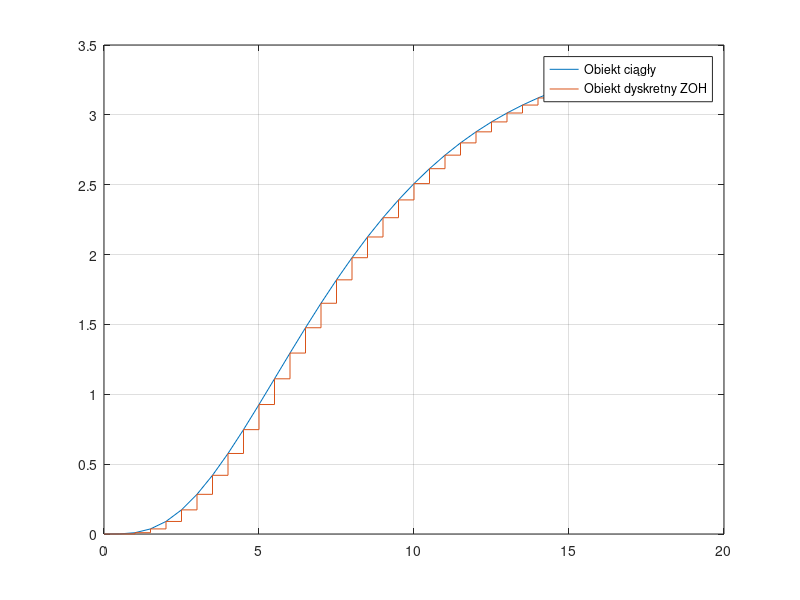

MATLAB code to generate this figure:
clear; close all; clc; %czyszczenie workspace

% Stałe.
k = 3.5; % Wzmocnienie układu inercyjnego.
T = 3.5; % Stała czasowa.
T1 = 1.5; % Stała czasowa.
T2 = 2.5; % Stała czasowa.
T0 = 0.7; % Opóźnienie.
zeta = 0.35; % Współczynnik tłumienia.

% Czas.
Ts = 0.5; % Czas próbkowania.
t = 0:Ts:15; % zakres zmiennej czasu

% Stwórz obiekt inercyjny.
s = tf('s'); % Definicja operatora Laplace'a.
Iner = k / ((1 + s*T) * (1 + s*T1) * (1 + s*T2) * (1 + s*T0)); % Obiekt inercyjny III rzędu.

% Charakterystyka skokowa, wykres ciągły.
fig1 = figure(1); % Otwarcie okna graficznego o numerze 1/
[Yc, time] = step(Iner, t); % Odpowiedź układu na wymuszenie skokowe.
plot(t, Yc); % Graficzna charakterystyka odpowiedzi członu ciągłego na wymuszenie skokowe.
hold all; % Zablokowanie okna graficznego.

[A, B, C, D] = tf2ss(Iner.num{1}, Iner.den{1}); % Przejście z transfer function do space state.
P = expm(Ts * A);
I = eye(4); % Zdefiniowanie macierzy jednostkowej.
Q = (P - I) * A^(-1) * B;
U = ones(size(t)); % Określenie jednostkowego wektora sterowań.
X(:, 1) = zeros(size(A,1), 1);

for i = 2:size(t, 2)
    X(:, i) = P * X(:, i - 1) + Q * U(i - 1);
end

Y = C * X + D * U; % Odpowiedź układu.
stairs(t, Y); % Wykres schodkowy odpowiedzi układu.
grid on;
legend('Obiekt ciągły', 'Obiekt dyskretny ZOH','Location', 'Best');